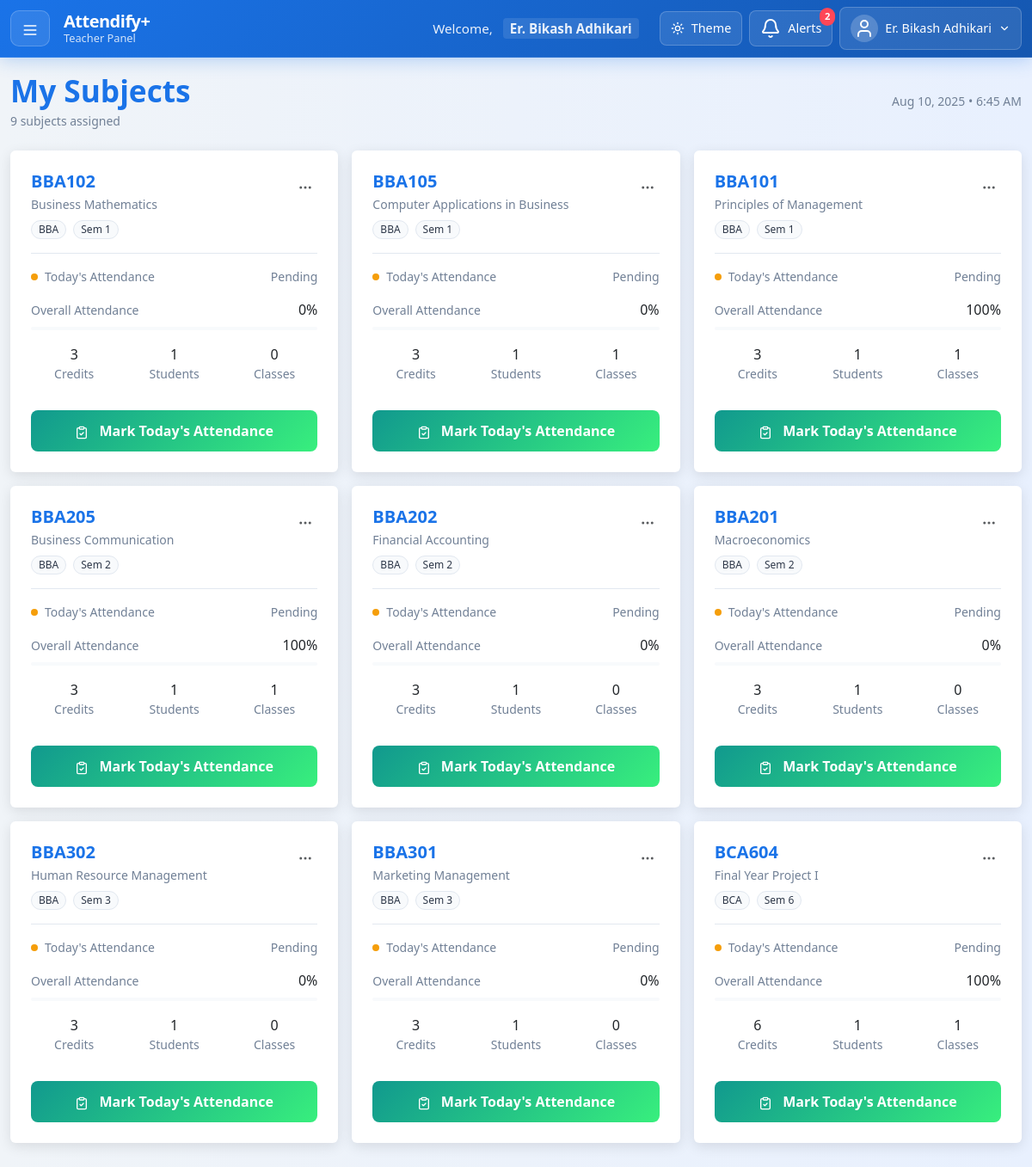
The page /views/teacher/my_subjects.php (signed in) on the database its author committed.
### tables this page shows
CREATE TABLE subjects (
  SubjectID INT AUTO_INCREMENT PRIMARY KEY,
  SubjectCode VARCHAR(20) NOT NULL,
  SubjectName VARCHAR(100) NOT NULL,
  CreditHour INT NOT NULL,
  LectureHour INT DEFAULT 48,
  IsElective BOOLEAN DEFAULT FALSE,
  DepartmentID INT NOT NULL,
  SemesterID INT NOT NULL,
  FOREIGN KEY (DepartmentID) REFERENCES departments(DepartmentID),
  FOREIGN KEY (SemesterID) REFERENCES semesters(SemesterID)
);

CREATE TABLE departments (
  DepartmentID INT AUTO_INCREMENT PRIMARY KEY,
  DepartmentName VARCHAR(100) NOT NULL UNIQUE,
  DepartmentCode VARCHAR(10) NOT NULL UNIQUE
);

CREATE TABLE semesters (
  SemesterID INT AUTO_INCREMENT PRIMARY KEY,
  SemesterNumber INT NOT NULL
);

### views/teacher/my_subjects.php (the view, shortened to what this page needs)
<?php
require_once(__DIR__ . '/../../config/db_config.php');
$loginID = $_SESSION['LoginID'];
$teacherStmt = $conn->prepare("SELECT TeacherID, FullName FROM teachers WHERE LoginID = ?");
$teacherStmt->bind_param("i", $loginID);
$teacherStmt->execute();
$teacherRes = $teacherStmt->get_result();
$teacherRow = $teacherRes->fetch_assoc();
$teacherID = $teacherRow['TeacherID'];
$subjectsQuery = $conn->prepare("
    SELECT
        s.SubjectID,
        s.SubjectCode,
        s.SubjectName,
        s.CreditHour,
        s.LectureHour,
        s.IsElective,
        d.DepartmentName,
        d.DepartmentCode,
        sem.SemesterNumber,
        COUNT(st.StudentID) as TotalStudents,
        COUNT(CASE WHEN ar.Status = 'present' THEN 1 END) as PresentToday,
        COUNT(CASE WHEN ar.Status = 'absent' THEN 1 END) as AbsentToday,
        COUNT(CASE WHEN ar.Status = 'late' THEN 1 END) as LateToday,
        MAX(ar.DateTime) as LastAttendance
    FROM subjects s
    JOIN teacher_subject_map tsm ON s.SubjectID = tsm.SubjectID
    JOIN departments d ON s.DepartmentID = d.DepartmentID
    JOIN semesters sem ON s.SemesterID = sem.SemesterID
    LEFT JOIN students st ON st.DepartmentID = s.DepartmentID AND st.SemesterID = s.SemesterID
    LEFT JOIN attendance_records ar ON ar.SubjectID = s.SubjectID AND ar.StudentID = st.StudentID AND DATE(ar.DateTime) = CURDATE()
    WHERE tsm.TeacherID = ?
    GROUP BY s.SubjectID, s.SubjectCode, s.SubjectName, s.CreditHour, s.LectureHour, s.IsElective, d.DepartmentName, d.DepartmentCode, sem.SemesterNumber
    ORDER BY sem.SemesterNumber, s.SubjectName
");
$subjectsQuery->bind_param("i", $teacherID);
$subjectsQuery->execute();
$subjectsResult = $subjectsQuery->get_result();
$attendanceStats = [];
while ($subject = $subjectsResult->fetch_assoc()) {
  $subjectID = $subject['SubjectID'];
  $statsQuery = $conn->prepare("
        SELECT
            COUNT(DISTINCT ar.StudentID) as StudentsWithRecords,
            COUNT(CASE WHEN ar.Status = 'present' THEN 1 END) as TotalPresent,
            COUNT(CASE WHEN ar.Status = 'absent' THEN 1 END) as TotalAbsent,
            COUNT(CASE WHEN ar.Status = 'late' THEN 1 END) as TotalLate,
            COUNT(DISTINCT DATE(ar.DateTime)) as TotalClasses
        FROM attendance_records ar
        WHERE ar.SubjectID = ? AND ar.TeacherID = ?
    ");
  $statsQuery->bind_param("ii", $subjectID, $teacherID);
  $statsQuery->execute();
  $stats = $statsQuery->get_result()->fetch_assoc();
  $attendanceStats[$subjectID] = $stats;
}
$subjectsResult->data_seek(0);
?>
<!DOCTYPE html>
<html lang="en">
<head>
  <link rel="stylesheet" href="../../assets/css/dashboard_teacher.css">
  <link href="https://cdn.jsdelivr.net/npm/bootstrap@5.3.0/dist/css/bootstrap.min.css" rel="stylesheet">
</head>
<body>
  <?php include '../components/navbar_teacher.php'; ?>
  <div class="container-fluid dashboard-container">
    <div class="d-flex justify-content-between align-items-center mb-4">
      <div>
        <h2 class="page-title mb-1">My Subjects</h2>
        <p class="stats-text mb-0"><?= $subjectsResult->num_rows ?> subjects assigned</p>
      </div>
      <div class="stats-text">
        <?= date('M j, Y') ?> • <?= date('g:i A') ?>
      </div>
    </div>
    <?php if ($subjectsResult->num_rows > 0): ?>
      <div class="row g-3">
        <?php while ($subject = $subjectsResult->fetch_assoc()):
          $subjectID = $subject['SubjectID'];
          $stats = $attendanceStats[$subjectID] ?? [];
          $totalStudents = $subject['TotalStudents'] ?? 0;
          $todayPresent = $subject['PresentToday'] ?? 0;
          $todayAbsent = $subject['AbsentToday'] ?? 0;
          $todayLate = $subject['LateToday'] ?? 0;
          $totalClasses = $stats['TotalClasses'] ?? 0;
          $totalPresent = $stats['TotalPresent'] ?? 0;
          $totalRecords = ($stats['TotalPresent'] ?? 0) + ($stats['TotalAbsent'] ?? 0) + ($stats['TotalLate'] ?? 0);
          $attendancePercentage = $totalRecords > 0 ? round(($totalPresent / $totalRecords) * 100, 1) : 0;
          $todayTotal = $todayPresent + $todayAbsent + $todayLate;
          $todayAttendanceTaken = $todayTotal > 0;
        ?>
          <div class="col-lg-6 col-xl-4">
            <div class="card subject-card border-0 h-100">
              <div class="card-body p-4">
                <div class="card-content">
                  <div class="subject-header">
                    <div class="d-flex justify-content-between align-items-start">
                      <div class="flex-grow-1">
                        <h5 class="mb-1 fw-semibold"><?= htmlspecialchars($subject['SubjectCode']) ?></h5>
                        <p class="stats-text mb-2"><?= htmlspecialchars($subject['SubjectName']) ?></p>
                        <div class="d-flex gap-2 flex-wrap">
                          <span class="minimal-badge badge rounded-pill px-2 py-1">
                            <?= htmlspecialchars($subject['DepartmentCode']) ?>
                          </span>
                          <span class="minimal-badge badge rounded-pill px-2 py-1">
                            Sem <?= $subject['SemesterNumber'] ?>
                          </span>
                        </div>
                      </div>
                      <div class="dropdown">
                        <button class="btn btn-link text-muted p-1" type="button" data-bs-toggle="dropdown">
                          <i data-lucide="more-horizontal" style="width: 18px; height: 18px;"></i>
                        </button>
                      </div>
                    </div>
                  </div>
                  <div class="mb-3">
                    <div class="d-flex justify-content-between align-items-center mb-2">
                      <div class="d-flex align-items-center gap-2">
                        <span class="status-indicator <?= $todayAttendanceTaken ? 'status-completed' : 'status-pending' ?>"></span>
                        <span class="stats-text">Today's Attendance</span>
                      </div>
                      <span class="stats-text">
                        <?= $todayAttendanceTaken ? 'Completed' : 'Pending' ?>
                      </span>
                    </div>
                  </div>
                  <div class="mb-3">
                    <div class="d-flex justify-content-between align-items-center mb-2">
                      <span class="stats-text">Overall Attendance</span>
                      <span class="fw-medium"><?= $attendancePercentage ?>%</span>
                    </div>
                    <div class="minimal-progress">
                    </div>
                  </div>
                  <div class="row g-3 text-center mb-3">
                    <div class="col-4">
                      <div class="fw-medium"><?= $subject['CreditHour'] ?></div>
                      <div class="stats-text">Credits</div>
                    </div>
                    <div class="col-4">
                      <div class="fw-medium"><?= $totalStudents ?></div>
                      <div class="stats-text">Students</div>
                    </div>
                    <div class="col-4">
                      <div class="fw-medium"><?= $totalClasses ?></div>
                      <div class="stats-text">Classes</div>
                    </div>
                  </div>
                </div>
                <div class="card-footer-btn">
                  <?php if (!$todayAttendanceTaken): ?>
                    <a href="attendance.php?semester=<?= $subject['SemesterNumber'] ?>&subject=<?= $subjectID ?>&date=<?= date('Y-m-d') ?>"
                      class="attendance-btn">
                      <i data-lucide="clipboard-check" class="me-2" style="width: 16px; height: 16px;"></i>
                      Mark Today's Attendance
                    </a>
                  <?php endif; ?>
                </div>
              </div>
            </div>
          </div>
        <?php endwhile; ?>
      </div>
    <?php endif; ?>
  </div>
</body>
</html>

### assets/css/dashboard_teacher.css (style rules this page uses)
:root { --bg-light: linear-gradient(to right, #f0f4f8, #e8f0fe); --bg-dark: #121212; --card-light: #ffffff; --card-dark: #1f1f1f; --text-light: #333; --text-dark: #eee; --accent-light: #1A73E8; --accent-dark: #00ffc8; --navbar-light: var(--accent-light); --navbar-dark: var(--accent-dark); --text-muted-light: #6c757d; --text-muted-dark: #a0a0a0; --border-light: #f8f9fa; --border-dark: #333; --shadow-light: rgba(0, 0, 0, 0.1); --shadow-dark: rgba(0, 0, 0, 0.3); }
body { font-family: 'Poppins', sans-serif; background: var(--bg-light); color: var(--text-light); margin: 0; transition: all 0.3s ease; overflow-x: hidden; }
.dashboard-container { padding: 2rem; transition: all 0.3s ease; }
.page-title { font-size: 2.2rem; font-weight: 700; color: var(--text-light); margin-bottom: 0.5rem; display: flex; align-items: center; gap: 0.5rem; }
.text-muted { color: var(--text-muted-light) !important; }
.card { background: var(--card-light); transition: all 0.3s ease; border: none; box-shadow: 0 4px 15px var(--shadow-light); }
.badge { transition: all 0.3s ease; }
.page-title { font-size: 2.2rem; font-weight: 700; color: var(--accent-light); margin-bottom: 0.5rem; display: flex; align-items: center; gap: 0.5rem; }
.dashboard-container h2 { color: var(--accent-light); }
.dashboard-container h5 { color: var(--accent-light); }

### assets/css/navbar_admin.css (style rules this page uses)
:root { --accent-light: #1a73e8; --accent-dark: #047857; --card-light: #ffffff; --card-dark: #1f2937; --text-light: #374151; --text-dark: #f9fafb; --text-muted-light: #6b7280; --text-muted-dark: #9ca3af; --hover-light: #f3f4f6; --hover-dark: #374151; --navbar-height: 60px; }
body { padding-top: var(--navbar-height) !important; }
.dashboard-container { padding-top: 1.5rem !important; padding-bottom: 2rem; }

### views/teacher/my_subjects.php (style rules this page uses)
:root { --primary-color: #1a73e8; --text-primary: #2d3748; --text-secondary: #718096; --border-light: #e2e8f0; --bg-subtle: #f8fafc; --accent-light: #1A73E8; --accent-dark: #00ffc8; --card-light: #ffffff; --card-dark: #1f1f1f; --text-light: #333; --text-dark: #eee; --text-muted-light: #6c757d; --text-muted-dark: #a0a0a0; --shadow-light: rgba(0, 0, 0, 0.1); --shadow-dark: rgba(0, 0, 0, 0.3); --input-bg-light: #ffffff; --input-bg-dark: #2a2a2a; --hover-light: rgba(0, 0, 0, 0.05); --hover-dark: rgba(255, 255, 255, 0.1); }
.subject-card { border: 1px solid var(--border-light); transition: all 0.2s ease; background: white; display: flex; flex-direction: column; }
.card-body { flex: 1; display: flex; flex-direction: column; }
.card-content { flex: 1; }
.card-footer-btn { margin-top: auto; padding-top: 1rem; }
.minimal-badge { background: var(--bg-subtle); color: var(--text-primary); border: 1px solid var(--border-light); font-weight: 500; }
.status-indicator { width: 8px; height: 8px; border-radius: 50%; display: inline-block; }
.status-pending { background: #f59e0b; }
.stats-text { color: var(--text-secondary); font-size: 0.875rem; }
.subject-header { border-bottom: 1px solid var(--border-light); padding-bottom: 1rem; margin-bottom: 1rem; }
.minimal-progress { height: 4px; background: var(--bg-subtle); border-radius: 2px; overflow: hidden; }
.attendance-btn { background: linear-gradient(135deg, #11998e 0%, #38ef7d 100%); border: none; color: white; font-weight: 600; padding: 0.75rem 1rem; border-radius: 8px; transition: all 0.3s ease; text-decoration: none; display: block; text-align: center; }

### rows shown on the page
subjects: SubjectCode "BBA102", SubjectName "Business Mathematics", DepartmentID.DepartmentCode "BBA", SemesterID.SemesterNumber "1", attendancePercentage "0", CreditHour "3", totalStudents "1", totalClasses "0"
subjects: SubjectCode "BBA105", SubjectName "Computer Applications in Business", DepartmentID.DepartmentCode "BBA", SemesterID.SemesterNumber "1", attendancePercentage "0", CreditHour "3", totalStudents "1", totalClasses "1"
subjects: SubjectCode "BBA101", SubjectName "Principles of Management", DepartmentID.DepartmentCode "BBA", SemesterID.SemesterNumber "1", attendancePercentage "100", CreditHour "3", totalStudents "1", totalClasses "1"
subjects: SubjectCode "BBA205", SubjectName "Business Communication", DepartmentID.DepartmentCode "BBA", SemesterID.SemesterNumber "2", attendancePercentage "100", CreditHour "3", totalStudents "1", totalClasses "1"
subjects: SubjectCode "BBA202", SubjectName "Financial Accounting", DepartmentID.DepartmentCode "BBA", SemesterID.SemesterNumber "2", attendancePercentage "0", CreditHour "3", totalStudents "1", totalClasses "0"
subjects: SubjectCode "BBA201", SubjectName "Macroeconomics", DepartmentID.DepartmentCode "BBA", SemesterID.SemesterNumber "2", attendancePercentage "0", CreditHour "3", totalStudents "1", totalClasses "0"
subjects: SubjectCode "BBA302", SubjectName "Human Resource Management", DepartmentID.DepartmentCode "BBA", SemesterID.SemesterNumber "3", attendancePercentage "0", CreditHour "3", totalStudents "1", totalClasses "0"
subjects: SubjectCode "BBA301", SubjectName "Marketing Management", DepartmentID.DepartmentCode "BBA", SemesterID.SemesterNumber "3", attendancePercentage "0", CreditHour "3", totalStudents "1", totalClasses "0"
subjects: SubjectCode "BCA604", SubjectName "Final Year Project I", DepartmentID.DepartmentCode "BCA", SemesterID.SemesterNumber "6", attendancePercentage "100", CreditHour "6", totalStudents "1", totalClasses "1"

### other values the page prints
$_SESSION['Username'] "Er. Bikash Adhikari"
$subjectsResult->num_rows "9"
